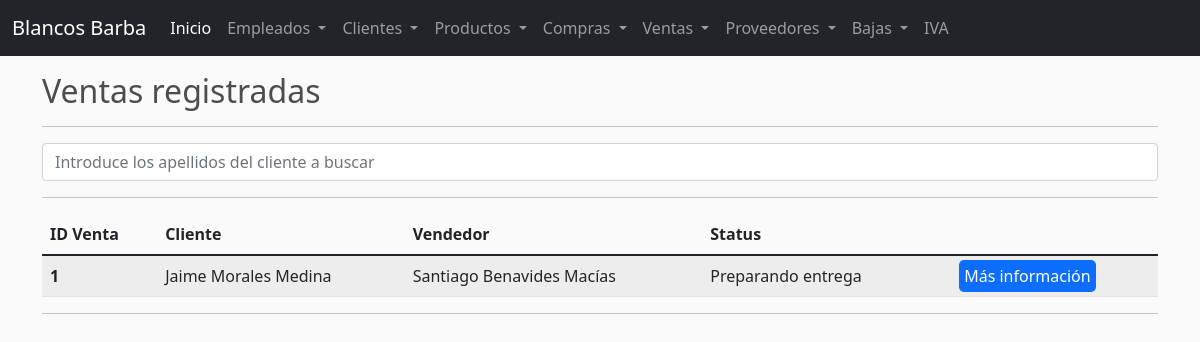
The page /ventas/ on the database as committed earlier.
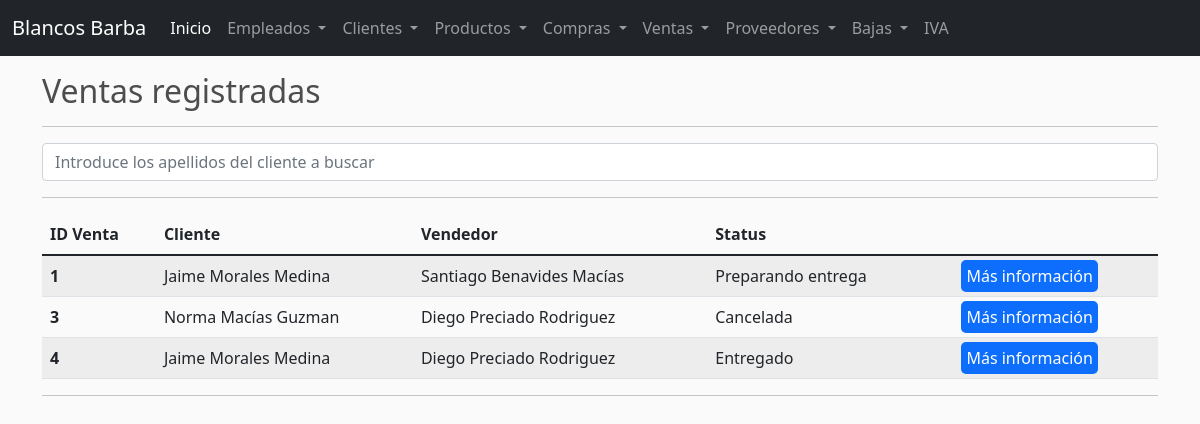
The same page on the database as committed later.
### barba/models.py (models this page shows)
class Venta(models.Model):
    fechaVenta = models.DateField(null=True,blank=True)
    fechaEntrega = models.DateField(null=True,blank=True)
    cliente = models.ForeignKey(Cliente,on_delete=models.SET_NULL,null=True,blank=True)
    vendedor = models.ForeignKey(Empleado,on_delete=models.SET_NULL,null=True,blank=True)
    repartidor = models.ForeignKey(Empleado,on_delete=models.SET_NULL,null=True,related_name='repartidor',blank=True)
    direccion = models.CharField(max_length=50,null=True,blank=True)
    status = models.CharField(max_length=50,null=True,blank=True)

class Cliente(models.Model):
    nombre = models.CharField(max_length=50,null=True)
    apellidos = models.CharField(max_length=50,null=True)
    correo = models.CharField(max_length=50,null=True)
    telefono = models.CharField(max_length=50,null=True)
    def __str__(self):
        return self.nombre + ' ' + self.apellidos

class Empleado(models.Model):
    nombre = models.CharField(max_length=50,null=True)
    apellidos = models.CharField(max_length=50,null=True)
    sueldo = models.FloatField(null=True)
    cargo = models.CharField(max_length=50,null=True)
    direccion = models.CharField(max_length=50,null=True)
    status = models.CharField(max_length=50,null=True,blank=True)
    password = models.CharField(max_length=50,null=True)
    telefono = models.CharField(max_length=50,null=True)
    def __str__(self):
        return self.nombre + ' ' + self.apellidos

### barba/views.py (the view)
# urls.py: path('ventas/',views.ventas, name='ventas'),
def ventas(request):
    if request.method == 'POST':
        ventas = Venta.objects.filter(cliente__apellidos__contains=request.POST['searched'])
        flag = 1 if len(ventas) > 0 else 2
    else:
        ventas = Venta.objects.all().exclude(status=None)
        flag = 0
    context = {
        'ventas': ventas,
        'flag': flag,
    }
    return render(request, 'ventas.html', context)

### barba/templates/ventas.html (shortened to what this page needs)
{% extends 'base.html' %}
{% block content %}
<div class="container">
    <h2>Ventas registradas</h2>
    <hr>
    <form class="form-inline" method="POST" action="">
        <input class="form-control mr-sm-2" type="search" placeholder="Introduce los apellidos del cliente a buscar" aria-label="Search" name="searched" value="{{ searched }}">
    </form>
    <hr>
    <table class="table table-striped">
        <thead>
            <tr>
                <th scope="col">ID Venta</th>
                <th scope="col">Cliente</th>
                <th scope="col">Vendedor</th>
                <th scope="col">Status</th>
            </tr>
        </thead>
        <tbody>
            {% for venta in ventas %}
                <tr>
                    <th scope="col">{{venta.id}}</th>
                    <td>{{venta.cliente}}</td>
                    <td>{{venta.vendedor}}</td>
                    <td>{{venta.status}}</td>
                    <td><td><a style="padding: 5px; background-color: #0d6efd; border-radius: 5px; color: white; text-decoration: none;" href="/statusventa/{{venta.id}}">Más información</a></td></td>
                </tr>
            {% endfor %}
        </tbody>
    </table>
    <hr>
</div>
{% endblock %}

Rows that differ between the two databases and show on the page:
added Venta: id "3", cliente "Norma Macías Guzman", vendedor "Diego Preciado Rodriguez", status "Cancelada"
added Venta: id "4", cliente "Jaime Morales Medina", vendedor "Diego Preciado Rodriguez", status "Entregado"
